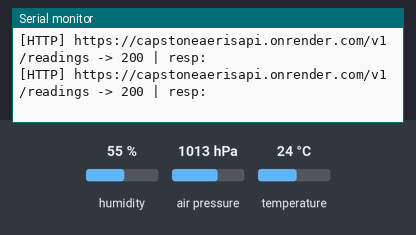
Simulated run of this sketch. Board: ESP32-S2. Parts: the last lines printed to the serial monitor. The inputs (shaded band) are chosen by the test bench; at power-on: humidity 55 %, air pressure 1013 hPa, temperature 24 °C. WiFi joins after 1.5 s; servers stay silent unless stated; uploads are accepted with an empty reply; the local clock reads 2024-03-15 10:24:30 at power-on unless the sketch sets it.

Above: at 3.1 s.
3.2 s: humidity set to 22 %
At 4.16 s:
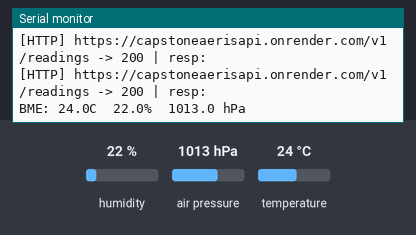
5.9 s: air pressure set to 952 hPa
At 6.16 s:
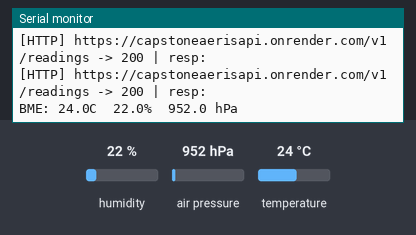
8.6 s: temperature set to 12 °C
At 10.16 s:
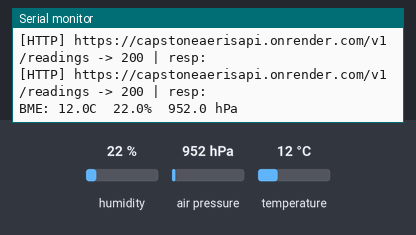

Measured:
- after the input at 3.2 s, the serial monitor: prints a new line after 0.80 s (image 1)
- after the input at 5.9 s, the serial monitor: prints a new line after 0.10 s (image 2)
- after the input at 8.6 s, the serial monitor: prints a new line after 1.4 s (image 3)

The sketch:

simple_data_sending.ino
```cpp
#include <WiFi.h>
#include <WiFiClientSecure.h>
#include <HTTPClient.h>
#include <Wire.h>
#include <Adafruit_Sensor.h>
#include <Adafruit_BME280.h>
#include <sys/time.h>
#include <time.h>

// ---------- Wi-Fi ----------
const char* WIFI_SSID = "Cesar iPhone";
const char* WIFI_PASS = "Yuca12345";

// ---------- API (Render) ----------
const char* API_BASE = "https://capstoneaerisapi.onrender.com";
const char* PATH_DEVICES  = "/v1/devices";
const char* PATH_READINGS = "/v1/readings";
const char* API_KEY = "TEST_KEY_123";

// Sensor-type labels expected by backend
const char* SENSOR_TEMP = "temperature_c";
const char* SENSOR_HUM  = "humidity";
const char* SENSOR_PRES = "pressure_hpa";

// ---------- BME280 ----------
Adafruit_BME280 bme;
bool bme_ok = false;

// ---------- Timing ----------
unsigned long lastSample = 0;
const unsigned long SAMPLE_MS = 2000;

// ---------- Identity ----------
String device_id;

// ---------------- Time: ISO-8601 UTC with milliseconds ----------------
void setupTimeUTC() {
  configTzTime("UTC0", "pool.ntp.org", "time.nist.gov");
  struct tm t;
  for (int i = 0; i < 50; ++i) {      // ~10s max
    if (getLocalTime(&t, 200)) return;
    delay(200);
  }
  Serial.println("[TIME] NTP sync failed (continuing).");
}

String iso8601_utc_ms() {
  struct timeval tv;
  gettimeofday(&tv, nullptr);         // UTC
  time_t sec = tv.tv_sec;
  struct tm tm_utc;
  gmtime_r(&sec, &tm_utc);
  char base[32];
  strftime(base, sizeof(base), "%Y-%m-%dT%H:%M:%S", &tm_utc);
  char out[40];
  snprintf(out, sizeof(out), "%s.%03ldZ", base, tv.tv_usec / 1000); // ms
  return String(out);
}

// ---------------- Wi-Fi ----------------
bool ensureWiFi() {
  if (WiFi.status() == WL_CONNECTED) return true;
  WiFi.mode(WIFI_STA);
  WiFi.begin(WIFI_SSID, WIFI_PASS);
  Serial.print("Connecting to WiFi");
  unsigned long t0 = millis();
  while (WiFi.status() != WL_CONNECTED && millis() - t0 < 20000) {
    delay(400);
    Serial.print(".");
  }
  Serial.println(WiFi.status()==WL_CONNECTED ? "\nConnected!" : "\nWiFi timeout");
  if (WiFi.status()==WL_CONNECTED) {
    Serial.print("IP: "); Serial.println(WiFi.localIP());
    return true;
  }
  return false;
}

// ---------------- HTTP helper ----------------
bool httpPostJson(const String& url, const String& json, int& code_out, String& resp_out) {
  WiFiClientSecure client;
  client.setInsecure();               // OK for bring-up; load a CA for production

  HTTPClient http;
  http.setTimeout(15000);             // Render free tier can cold-start
  if (!http.begin(client, url)) {
    Serial.println("[HTTP] begin() failed");
    code_out = -1;
    return false;
  }
  http.addHeader("Content-Type", "application/json");
  http.addHeader("Authorization", String("Bearer ") + API_KEY);

  code_out = http.POST(json);
  resp_out = http.getString();
  Serial.print("[HTTP] "); Serial.print(url);
  Serial.print(" -> "); Serial.print(code_out);
  Serial.print(" | resp: "); Serial.println(resp_out);
  http.end();
  return (code_out >= 200 && code_out < 300) || code_out == 409; // 409 = already exists
}

// ---------------- API calls ----------------
bool registerDevice() {
  String url = String(API_BASE) + PATH_DEVICES;
  String body = String("{") +
    "\"device_id\":\"" + device_id + "\"," +
    "\"name\":\"AERIS ESP32-S2\"," +
    "\"location\":\"bench\"" +
  "}";
  int code; String resp;
  bool ok = httpPostJson(url, body, code, resp);
  if (!ok) Serial.println("[DEV] registration failed.");
  return ok;
}

bool sendReading(const char* sensor_type, float value) {
  String url = String(API_BASE) + PATH_READINGS;
  String ts  = iso8601_utc_ms();

  String body = String("{") +
    "\"device_id\":\"" + device_id + "\"," +
    "\"sensor_type\":\"" + sensor_type + "\"," +
    "\"measured_at\":\"" + ts + "\"," +
    "\"value\":" + String(value, 2) +
  "}";

  int code; String resp;
  bool ok = httpPostJson(url, body, code, resp);
  if (code == 401) Serial.println("[API] 401: check API_KEY.");
  if (code == 422) Serial.println("[API] 422: schema mismatch (sensor_type or timestamp format).");
  return ok;
}

// ---------------- Setup / Loop ----------------
void setup() {
  Serial.begin(115200);
  delay(100);

  device_id = "esp32";

  // Sensor
  Wire.begin();
  bme_ok = bme.begin(0x76);
  if (!bme_ok) bme_ok = bme.begin(0x77);
  Serial.println(bme_ok ? "BME280 found ✅" : "BME280 not found ❌");

  ensureWiFi();
  setupTimeUTC();
  registerDevice();                   // safe if already registered (409 treated as OK)
}

void loop() {

  if (WiFi.status() != WL_CONNECTED) ensureWiFi();

  unsigned long now = millis();
  if (now - lastSample >= SAMPLE_MS) {
    lastSample = now;

    if (bme_ok) {
      float t = bme.readTemperature();        // °C
      float h = bme.readHumidity();           // %RH
      float p = bme.readPressure() / 100.0f;  // hPa

      Serial.print("BME: "); Serial.print(t,1); Serial.print("C  ");
      Serial.print(h,1); Serial.print("%  ");
      Serial.print(p,1); Serial.println(" hPa");

      bool ok1 = sendReading(SENSOR_TEMP, t);
      bool ok2 = sendReading(SENSOR_HUM,  h);
      bool ok3 = sendReading(SENSOR_PRES, p);
      if (!(ok1 && ok2 && ok3)) Serial.println("[API] one or more sends failed.");
    }
  }
}
```
